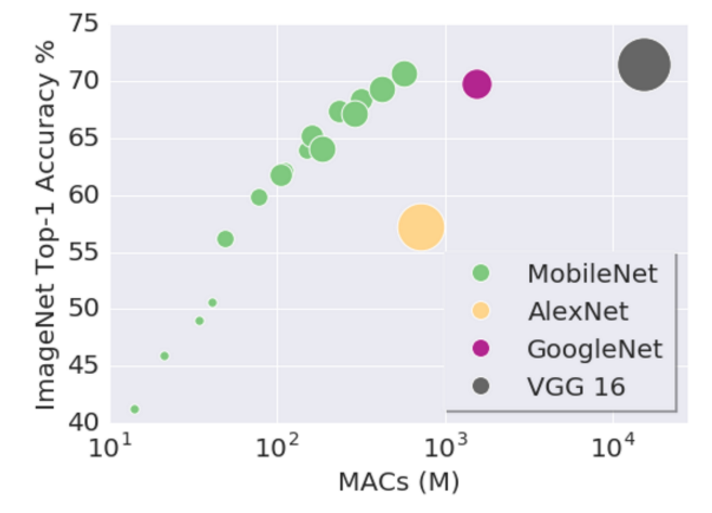
#> input picture cnn/nets/mobilenet_v1.png, 712 x 513 px, given in place of ., which was not available
$ python -i pil.py   (imports and definitions only)
#> lines starting #> are read from the running program, lines starting #| are printed output that depends on the picture; pictures that were not available may be replaced by others from this repository, and a replacement may not be noted
import os
from PIL import Image

_CROP = 0.7
_DATASET_DIR = "train_cropped/scary"
_OUTPUT_DIR  = "cropped/scary"

def _get_filenames(dataset_dir):
  photo_filenames = []
  for filename in os.listdir(dataset_dir):
    path = os.path.join(dataset_dir, filename)
    photo_filenames.append(path)

  return photo_filenames

def _convert_dataset(filenames):
#> called with filenames = '../cnn/nets/mobilenet_v1.png'
  for filename in filenames:
    image = Image.open(filename)
#> image is the input picture: PIL image 712x513 RGBA; mean R, G, B, A 235.2, 235.5, 239.2, 255

    height, width = image.size
#> height = 712; width = 513

    wc = width*_CROP
#> wc = 359.1
    hc = height*_CROP
#> hc = 498.4

    wnc = width*(1. - _CROP)
#> wnc = 153.9
    hnc = height*(1. - _CROP)
#> hnc = 213.6

    imageTL = image.crop((0, 0, hc, wc))
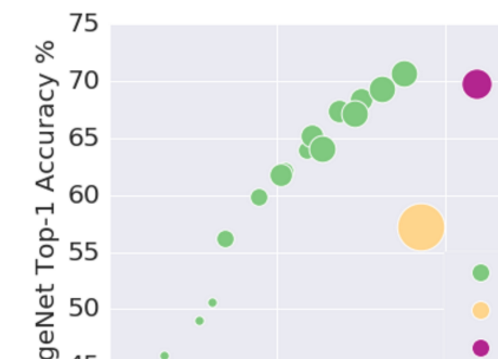
#> imageTL: PIL image 498x359 RGBA; mean R, G, B, A 234.3, 234.8, 238.2, 255
    imageTR = image.crop((0, wnc, hc, width))
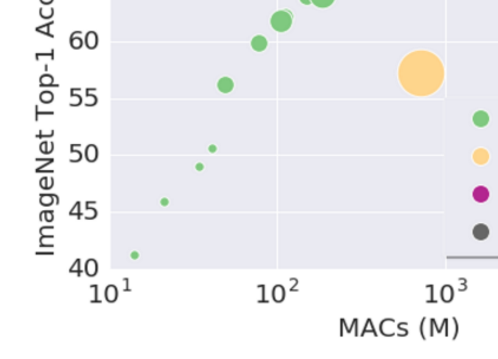
#> imageTR: PIL image 498x359 RGBA; mean R, G, B, A 237.6, 237.6, 240.7, 255
    imageBL = image.crop((hnc, 0, height, wc))
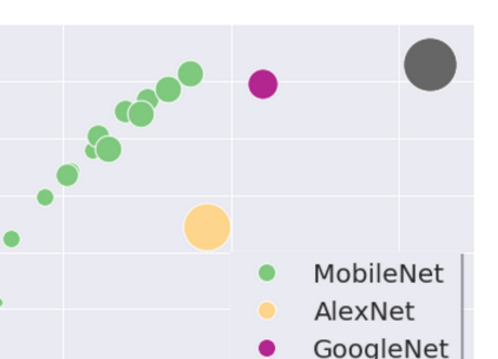
#> imageBL: PIL image 498x359 RGBA; mean R, G, B, A 230.2, 230.7, 235.1, 255
    imageBR = image.crop((hnc, wnc, height, width))
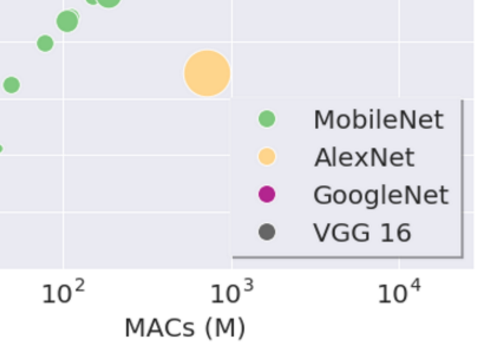
#> imageBR: PIL image 498x359 RGBA; mean R, G, B, A 234.3, 234.2, 238.3, 255

    imageTL.show()
    imageTR.show()
    imageBL.show()
    imageBR.show()

    imageTL.save(os.path.join(_OUTPUT_DIR, str(os.path.basename(filename)) + "_tl_" + ".jpg"))
    imageTR.save(os.path.join(_OUTPUT_DIR, str(os.path.basename(filename)) + "_tr_" + ".jpg"))
    imageBL.save(os.path.join(_OUTPUT_DIR, str(os.path.basename(filename)) + "_bl_" + ".jpg"))
    imageBR.save(os.path.join(_OUTPUT_DIR, str(os.path.basename(filename)) + "_br_" + ".jpg"))

def run(dataset_dir):
  filenames = _get_filenames(dataset_dir)
  _convert_dataset(filenames)

# [1 line not run here, left out]

#> (the run stopped early here; a loop or call above may not have finished)
